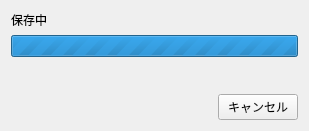
<?xml version="1.0" encoding="UTF-8"?>
<ui version="4.0">
 <class>SaveProcess</class>
 <widget class="QWidget" name="SaveProcess">
  <property name="windowModality">
   <enum>Qt::WindowModal</enum>
  </property>
  <property name="geometry">
   <rect>
    <x>0</x>
    <y>0</y>
    <width>309</width>
    <height>131</height>
   </rect>
  </property>
  <property name="contextMenuPolicy">
   <enum>Qt::NoContextMenu</enum>
  </property>
  <property name="windowTitle">
   <string>Form</string>
  </property>
  <layout class="QVBoxLayout" name="verticalLayout">
   <item>
    <widget class="QLabel" name="label">
     <property name="sizePolicy">
      <sizepolicy hsizetype="Preferred" vsizetype="Preferred">
       <horstretch>0</horstretch>
       <verstretch>0</verstretch>
      </sizepolicy>
     </property>
     <property name="text">
      <string>保存中</string>
     </property>
    </widget>
   </item>
   <item>
    <widget class="QProgressBar" name="progressBar">
     <property name="maximum">
      <number>0</number>
     </property>
     <property name="value">
      <number>0</number>
     </property>
    </widget>
   </item>
   <item>
    <spacer name="verticalSpacer">
     <property name="orientation">
      <enum>Qt::Vertical</enum>
     </property>
     <property name="sizeHint" stdset="0">
      <size>
       <width>20</width>
       <height>40</height>
      </size>
     </property>
    </spacer>
   </item>
   <item>
    <layout class="QHBoxLayout" name="horizontalLayout">
     <item>
      <spacer name="horizontalSpacer">
       <property name="orientation">
        <enum>Qt::Horizontal</enum>
       </property>
       <property name="sizeHint" stdset="0">
        <size>
         <width>40</width>
         <height>20</height>
        </size>
       </property>
      </spacer>
     </item>
     <item>
      <widget class="QPushButton" name="cancelButton">
       <property name="text">
        <string>キャンセル</string>
       </property>
      </widget>
     </item>
    </layout>
   </item>
  </layout>
 </widget>
 <resources/>
 <connections/>
</ui>
